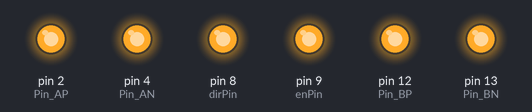
This sketch was run on a simulated Arduino Uno, built with avr-gcc and run on an emulated ATmega328P. Parts: output pins drawn as LEDs (lit = HIGH). Pins used as bus, display or sensor lines are not drawn.

Above: at 0.5 s.
At 3.5 s:
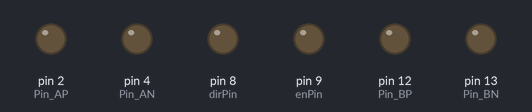
Timing chart, 0 to 4.6 s (numbered marks = the images above):
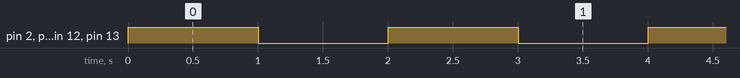

Measured:
- by itself, pin 2 (Pin_AP), pin 4 (Pin_AN), pin 8 (dirPin), pin 9 (enPin), pin 12 (Pin_BP), pin 13 (Pin_BN): alternates HIGH for 1.0 s and LOW for 1.0 s

The sketch:

LED_Pin_Test.ino
```cpp
const int Pin_AP = 2;
const int Pin_AN = 4;
const int Pin_BP = 12;
const int Pin_BN = 13;

const int dirPin = 8;
const int stepperPin = 7;
const int enPin = 9;

void setup() {
  // put your setup code here, to run once:
  pinMode(dirPin,OUTPUT);
  pinMode(stepperPin,OUTPUT);
  pinMode(enPin,OUTPUT);

  pinMode(Pin_AP,OUTPUT);
  pinMode(Pin_AN,OUTPUT);
  pinMode(Pin_BP,OUTPUT);
  pinMode(Pin_BN,OUTPUT);
}

void loop() {
  // put your main code here, to run repeatedly:
  digitalWrite(dirPin,HIGH);
  digitalWrite(stepperPin,HIGH);
  digitalWrite(enPin,HIGH);
  digitalWrite(Pin_AP,HIGH);
  digitalWrite(Pin_AN,HIGH);
  digitalWrite(Pin_BP,HIGH);
  digitalWrite(Pin_BN,HIGH);
  delay(1000);
  digitalWrite(dirPin,LOW);
  digitalWrite(stepperPin,LOW);
  digitalWrite(enPin,LOW);
  digitalWrite(Pin_AP,LOW);
  digitalWrite(Pin_AN,LOW);
  digitalWrite(Pin_BP,LOW);
  digitalWrite(Pin_BN,LOW);
  delay(1000);
}
```
